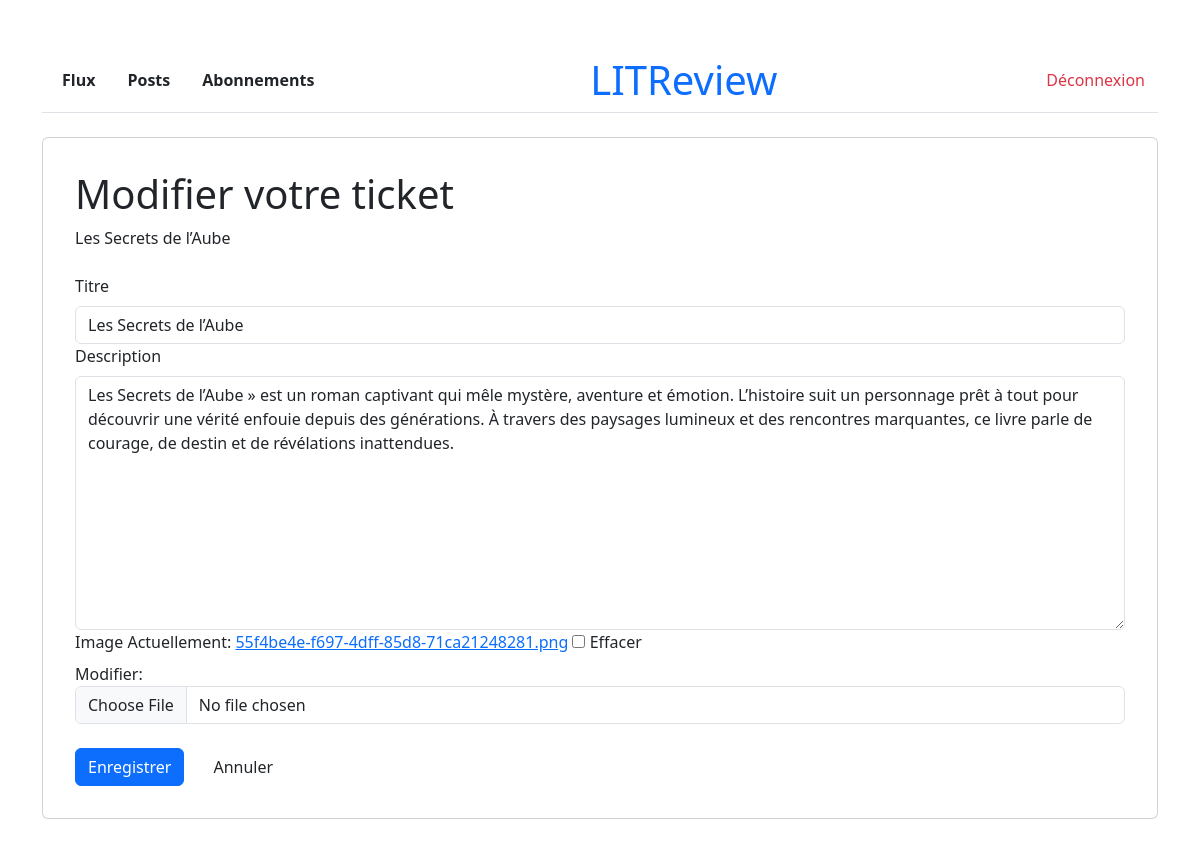
The page /ticket/23/edit/ (signed in) on the database its author committed.
### reviews/models.py (models this page shows, shortened)
class Ticket(models.Model):
    title = models.CharField(max_length=128, verbose_name="Titre")
    description = models.TextField(
        max_length=2048, blank=True, verbose_name="Description"
        )
    user = models.ForeignKey(
        to=settings.AUTH_USER_MODEL,
        on_delete=models.CASCADE,
        verbose_name="Auteur"
        )
    image = models.ImageField(null=True, blank=True, verbose_name="Image")
    time_created = models.DateTimeField(
        auto_now_add=True, verbose_name="Date de création"
        )
    class Meta:
        ordering = ['-time_created']
        verbose_name = "Ticket"

### reviews/views.py (the view)
@login_required
def edit_ticket_view(request, ticket_id):
    ticket = get_object_or_404(Ticket, id=ticket_id)
    if ticket.user != request.user:
        return HttpResponseForbidden(
            "Vous n'avez pas la permission de modifier ce ticket.")
    if request.method == 'POST':
        form = TicketForm(request.POST,
                          request.FILES,
                          instance=ticket
                          )
        if form.is_valid():
            form.save()
            messages.success(request,
                             "Votre ticket a été modifié avec succès !"
                             )
            return redirect('posts')
        else:
            messages.error(request,
                           "Erreur lors de la modification du ticket."
                           )
    else:
        form = TicketForm(instance=ticket)
    return render(request,
                  'reviews/edit_ticket.html',
                  {'form': form, 'ticket': ticket
                   })

### reviews/forms.py
class TicketForm(forms.ModelForm):
    class Meta:
        model = Ticket
        fields = ['title', 'description', 'image']
        widgets = {
            'description': forms.Textarea(attrs={'class': 'form-control'}),
            'title': forms.TextInput(attrs={'class': 'form-control'}),
            'image': forms.ClearableFileInput(attrs={'class': 'form-control'}),
        }

### reviews/templates/reviews/edit_ticket.html (shortened to what this page needs)
{% extends 'reviews/base.html' %}
{% block content %}
<div class="container-narrow">
    <div class="card" style="padding: 32px;">
        <h1 style="margin-bottom: 8px;">
             Modifier votre ticket
        </h1>
        <p style="margin-bottom: 24px;">
            {{ ticket.title }}
        </p>
        <form method="post" enctype="multipart/form-data" novalidate>
            {% for field in form %}
            <div class="form-group">
                <label for="{{ field.id_for_label }}" class="form-label">
                    {{ field.label }}
                </label>
                {{ field }}
            </div>
            {% endfor %}
            <div style="display: flex; gap: 16px; margin-top: 24px;">
                <button type="submit" class="btn btn-primary">Enregistrer</button>
                <a href="{% url 'posts' %}" class="btn btn-outline">Annuler</a>
            </div>
        </form>
    </div>
</div>
{% endblock %}

### rows shown on the page
Ticket: title "Les Secrets de l’Aube", form "Les Secrets de l’Aube" "Les Secrets de l’Aube » est un roman captivant qui mêle mystère, aventure et émotion. L’histoire suit un personnage prêt à tout pour découvrir une vérité enfouie depuis des générations. À travers des paysages lumineux et des rencontres marquantes, ce livre parle de courage, de destin et de révélations inattendues."

### other values the page prints
{{ field.label }} "Titre" "Description" "Image"
